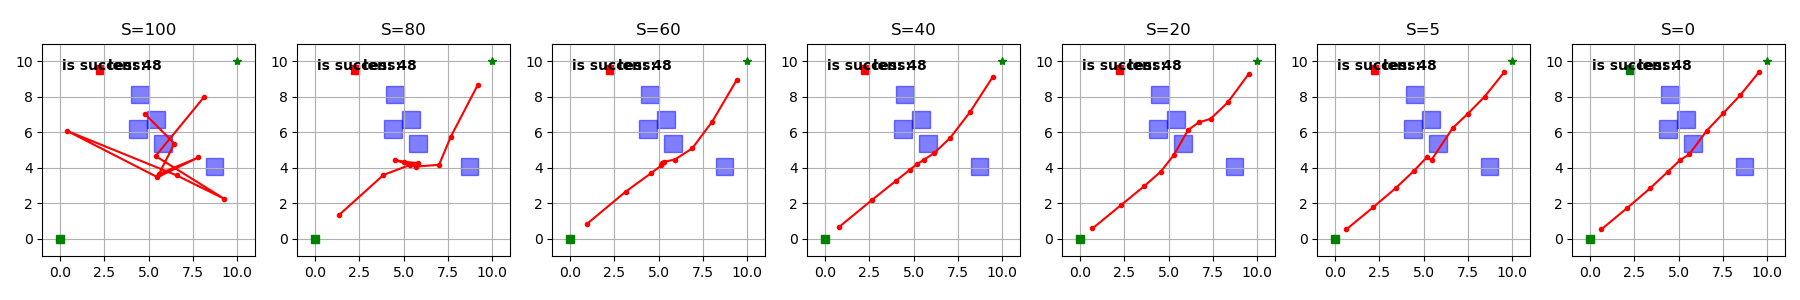

The script that saved this image:
import numpy as np
import matplotlib.pyplot as plt
import matplotlib.patches as patches

# -----------------------
# 1. 定义障碍物及辅助函数
# -----------------------

def generate_square_obstacles(num_obstacles=5, 
                              x_range=(1,9), 
                              y_range=(1,9), 
                              size=1.0):
    """
    随机生成若干方形障碍物。
    返回：[(x_center, y_center), size, ...]
    """
    obstacles = []
    for _ in range(num_obstacles):
        cx = np.random.uniform(x_range[0], x_range[1])
        cy = np.random.uniform(y_range[0], y_range[1])
        obstacles.append(((cx, cy), size))
    return obstacles

def in_square_obstacle(point, obstacle):
    """
    判断 point 是否在给定 obstacle (方形) 内。
    obstacle = ((cx, cy), size)
    """
    (cx, cy), size = obstacle
    half = size / 2.0
    x_min, x_max = cx - half, cx + half
    y_min, y_max = cy - half, cy + half
    x, y = point
    return (x_min <= x <= x_max) and (y_min <= y <= y_max)

def collision_cost(point, obstacles):
    """
    如果 point 落在任一障碍物内，返回较大的代价；否则返回0.
    """
    for obs in obstacles:
        if in_square_obstacle(point, obs):
            return 10.0
    return 0.0

# -----------------------
# 2. 定义能量函数及梯度
# -----------------------

def compute_energy(trajectory, obstacles, start, goal,
                   w_smooth=1.0, w_collision=10.0, w_start=5.0, w_goal=5.0):
    """
    简易能量函数：
      E = w_smooth * 连续点间的平方距离和
        + w_collision * 碰撞代价和
        + w_start * 起点约束
        + w_goal  * 终点约束
    """
    E = 0.0
    for i in range(len(trajectory) - 1):
        E += w_smooth * np.sum((trajectory[i+1] - trajectory[i])**2)
    for i in range(len(trajectory)):
        E += w_collision * collision_cost(trajectory[i], obstacles)
    E += w_start * np.sum((trajectory[0] - start)**2)
    E += w_goal  * np.sum((trajectory[-1] - goal)**2)
    return E

def compute_gradient(trajectory, obstacles, start, goal,
                     w_smooth=1.0, w_collision=10.0, w_start=5.0, w_goal=5.0):
    """
    计算能量函数对轨迹中各点的梯度（简化实现）。
    """
    grad = np.zeros_like(trajectory)
    for i in range(len(trajectory)):
        if i > 0:
            grad[i] += 2 * w_smooth * (trajectory[i] - trajectory[i-1])
            grad[i-1] -= 2 * w_smooth * (trajectory[i] - trajectory[i-1])
        if i < len(trajectory) - 1:
            grad[i] += 2 * w_smooth * (trajectory[i] - trajectory[i+1])
            grad[i+1] -= 2 * w_smooth * (trajectory[i] - trajectory[i+1])
    for i in range(len(trajectory)):
        c = collision_cost(trajectory[i], obstacles)
        if c > 0:
            nearest_obs_center = None
            nearest_dist = float('inf')
            for obs in obstacles:
                (cx, cy), size = obs
                dist = np.hypot(trajectory[i,0] - cx, trajectory[i,1] - cy)
                if dist < nearest_dist:
                    nearest_dist = dist
                    nearest_obs_center = (cx, cy)
            if nearest_obs_center is not None:
                direction = trajectory[i] - np.array(nearest_obs_center)
                if np.linalg.norm(direction) < 1e-6:
                    direction = np.random.randn(2)
                direction = direction / (np.linalg.norm(direction) + 1e-9)
                grad[i] += w_collision * 20.0 * direction
    grad[0] += 2 * w_start * (trajectory[0] - start)
    grad[-1] += 2 * w_goal  * (trajectory[-1] - goal)
    return grad

# -----------------------
# 3. 轨迹去噪过程
# -----------------------

def denoise_trajectory(trajectory, obstacles, start, goal, 
                       num_iterations=100, lr=0.01):
    """
    对轨迹进行梯度下降去噪，并保存特定迭代步的结果。
    """
    save_steps = [100, 80, 60, 40, 20, 5, 0]
    results = {}
    for s in range(num_iterations, -1, -1):
        grad = compute_gradient(trajectory, obstacles, start, goal)
        trajectory -= lr * grad
        if s in save_steps:
            results[s] = trajectory.copy()
    return results

# -----------------------
# 4. 主函数：生成环境 + 可视化
# -----------------------

def main():
    np.random.seed(0)
    obstacles = generate_square_obstacles(num_obstacles=5)
    start = np.array([0.0, 0.0])
    goal  = np.array([10.0, 10.0])
    N = 10
    trajectory = np.random.randn(N, 2) * 2.0 + (5.0, 5.0)
    results = denoise_trajectory(trajectory, obstacles, start, goal, num_iterations=100, lr=0.01)

    steps_to_plot = [100, 80, 60, 40, 20, 5, 0]
    fig, axes = plt.subplots(1, len(steps_to_plot), figsize=(18, 10), dpi=100)
    fig.suptitle("Trajectory Denoising Process", fontsize=16, fontweight='bold', y=1.05)

    for idx, s in enumerate(steps_to_plot):
        ax = axes[idx]
        # 绘制障碍物（蓝色方块）
        for obs in obstacles:
            (cx, cy), size = obs
            half = size / 2.0
            square = plt.Rectangle((cx-half, cy-half), size, size, facecolor='#4C72B0', alpha=0.5, edgecolor='black')
            ax.add_patch(square)
        # 绘制轨迹（红色连线和圆点）
        traj_s = results[s]
        ax.plot(traj_s[:,0], traj_s[:,1], '-o', color='red', markersize=3)
        # 绘制起点和终点
        ax.plot(start[0], start[1], 'gs', markersize=6)
        ax.plot(goal[0], goal[1], 'g*', markersize=10)
        # 坐标与网格
        ax.set_xlim(-1, 11)
        ax.set_ylim(-1, 11)
        ax.set_aspect('equal')
        ax.grid(True)
        
        # -----------------------
        # 在图像下方添加小标题和指示信息（使用 ax.transAxes 坐标）
        # 图上方高度
        up_y = 1.05

        # -----------------------
        # 小标题 S=xxx 放在图像正下方
        ax.text(0.5, -0.15, f"S={s}", fontsize=10, fontweight='bold',
                transform=ax.transAxes, ha='center', va='top', clip_on=False)
        # “is success:” 及色块和 "len: 48" 放在小标题更下方
        ax.text(0.05, up_y, "is success:", fontsize=10, fontweight='bold',
                transform=ax.transAxes, ha='left', va='center', clip_on=False)
        # 色块：S=0 时为绿色，其余为红色
        success_color = 'green' if s == 0 else 'red'
        # 这里利用 patches.Rectangle，并指定 transform 为 ax.transAxes
        rect = patches.Rectangle((-0.05, up_y), 0.05, 0.05, transform=ax.transAxes,
                         facecolor=success_color, edgecolor='black', clip_on=False)

        


        ax.add_patch(rect)
        # "len: 48" 文本放在色块右侧
        ax.text(0.7, up_y, "len: 48", fontsize=10, fontweight='bold',
                transform=ax.transAxes, ha='left', va='center')
        




    
    # plt.tight_layout(rect=[0, 0.03, 1, 0.95])
    plt.savefig("paintmultifig.png")
    plt.show()

if __name__ == "__main__":
    main()
